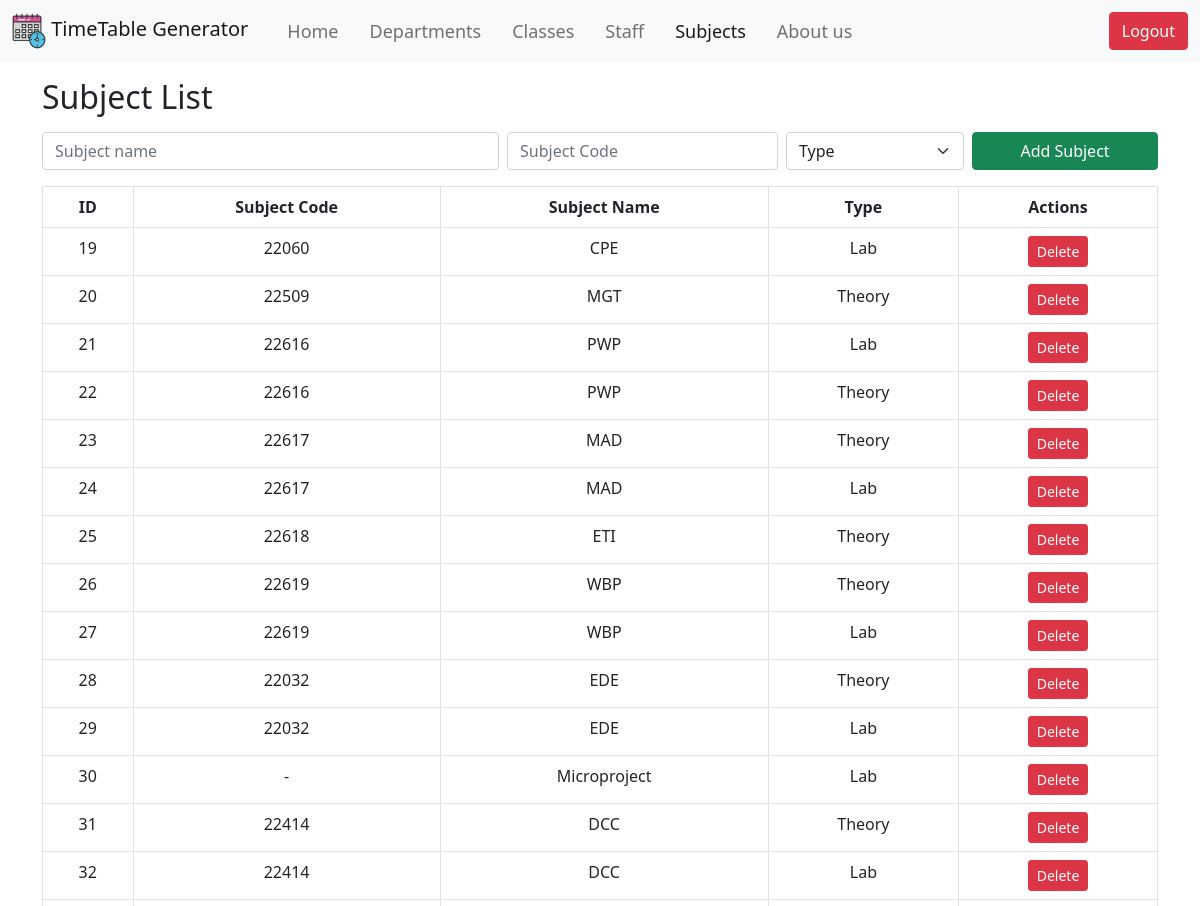
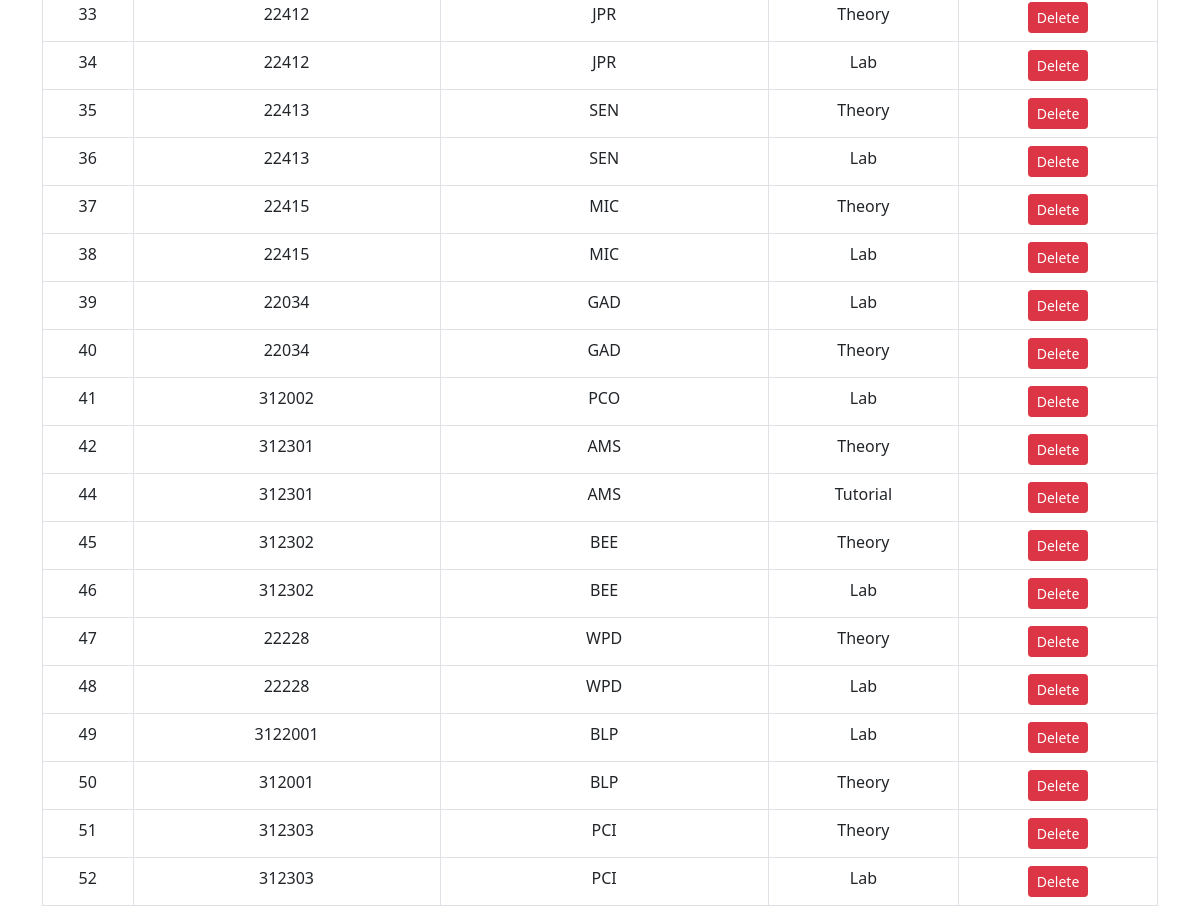
Page /pages/subjects.php (signed in) on the committed database (2 pictures, top to bottom).
### tables this page shows
CREATE TABLE `subjects` (
  `sub_id` int(11) NOT NULL,
  `scode` varchar(20) NOT NULL,
  `sname` varchar(255) DEFAULT NULL,
  `stype` varchar(50) DEFAULT NULL
);

### pages/subjects.php (the view, shortened to what this page needs)
<?php
include('../utils/dbcon.php');
$query = "SELECT * FROM subjects";
$result = mysqli_query($conn, $query);
?>
<!DOCTYPE html>
<html lang="en">
<head>
    <link rel="stylesheet" href="../css/style.css">
    <link href="https://cdn.jsdelivr.net/npm/bootstrap@5.0.2/dist/css/bootstrap.min.css" rel="stylesheet">
</head>
<body>
    <nav class="navbar navbar-expand-lg navbar-light bg-light">
        <div class="container-fluid">
            <a class="navbar-brand" href="../">
                <img src="../Images/logo.webp" width="34" height="36">
                TimeTable Generator</a>
            <div class="collapse navbar-collapse" id="navbarSupportedContent">
                <ul class="navbar-nav me-auto mb-2 mb-lg-0">
                    <li class="nav-item">
                        <a class="nav-link" aria-current="page" href="../">Home</a>
                    </li>
                    <li class="nav-item">
                        <a class="nav-link" href="./department.php">Departments</a>
                    </li>
                    <li class="nav-item">
                        <a class="nav-link" href="./class.php">Classes</a>
                    </li>
                    <li class="nav-item">
                        <a class="nav-link " href="./staff.php">Staff</a>
                    </li>
                    <li class="nav-item">
                        <a class="nav-link active" href="./subjects.php">Subjects</a>
                    </li>
                    <li class="nav-item ">
                        <a class="nav-link" href="./aboutUs.php">About us</a>
                    </li>
                </ul>
            </div>
            <div class="d-flex">
                <a href="./logout.php" class="btn btn-danger" onclick="return confirm('Are you sure you want to logout?')">Logout</a>
            </div>
        </div>
    </nav>
    <div class="container mt-3">
        <div class="head row">
            <h2 class="m-0 col-md-6">Subject List</h2>
        </div>
        <div class="content">
            <form method="post" class="row g-0 my-3">
                <div class="col-md-5 pe-2">
                    <input type="text" class="form-control" name="subjectName" placeholder="Subject name" required>
                </div>
                <div class="col-md-3 pe-2">
                    <input type="text" class="form-control" name="subjectCode" placeholder="Subject Code" required>
                </div>
                <div class="col-md-2 pe-2">
                    <select class="form-select" name="type" required>
                        <option selected disabled>Type</option>
                    </select>
                </div>
                <button type="submit" name="addSubject" class="btn col btn-success col-md-2">Add Subject</button>
            </form>
            <div class="table-responsive">
                <table class="table table-bordered text-center table-hover">
                    <thead>
                        <tr>
                            <th scope="col">ID</th>
                            <th scope="col">Subject Code</th>
                            <th scope="col">Subject Name</th>
                            <th scope="col">Type</th>
                            <th scope="col">Actions</th>
                        </tr>
                    </thead>
                    <tbody>
                        <?php
                        while ($row = mysqli_fetch_assoc($result)) {
                            echo '<tr>';
                            echo '<td scope="row">' . $row['sub_id'] . '</td>';
                            echo '<td scope="row">' . $row['scode'] . '</td>';
                            echo '<td scope="row">' . $row['sname'] . '</td>';
                            echo '<td scope="row">' . $row['stype'] . '</td>';
                            echo '<td>';
                            echo '<button type="button" class="btn btn-danger btn-sm" onclick="deleteSubject(\'' . $row['sub_id'] . '\')">Delete</button>';
                            echo '</td>';
                            echo '</tr>';
                        }
                        ?>
                    </tbody>
                </table>
            </div>
        </div>
    </div>
</body>
</html>

### css/style.css (style rules this page uses)
.navbar li a { margin-left: 15px; font-size: 18px; transition: 0.3s all; }
.navbar { font-size: 90px; }

### rows in the picture
subjects: sub_id "19", scode "22060", sname "CPE", stype "Lab"
subjects: sub_id "20", scode "22509", sname "MGT", stype "Theory"
subjects: sub_id "21", scode "22616", sname "PWP", stype "Lab"
subjects: sub_id "22", scode "22616", sname "PWP", stype "Theory"
subjects: sub_id "23", scode "22617", sname "MAD", stype "Theory"
subjects: sub_id "24", scode "22617", sname "MAD", stype "Lab"
subjects: sub_id "25", scode "22618", sname "ETI", stype "Theory"
subjects: sub_id "26", scode "22619", sname "WBP", stype "Theory"
subjects: sub_id "27", scode "22619", sname "WBP", stype "Lab"
subjects: sub_id "28", scode "22032", sname "EDE", stype "Theory"
subjects: sub_id "29", scode "22032", sname "EDE", stype "Lab"
subjects: sub_id "30", scode "-", sname "Microproject", stype "Lab"
subjects: sub_id "31", scode "22414", sname "DCC", stype "Theory"
subjects: sub_id "32", scode "22414", sname "DCC", stype "Lab"
subjects: sub_id "33", scode "22412", sname "JPR", stype "Theory"
subjects: sub_id "34", scode "22412", sname "JPR", stype "Lab"
subjects: sub_id "35", scode "22413", sname "SEN", stype "Theory"
subjects: sub_id "36", scode "22413", sname "SEN", stype "Lab"
subjects: sub_id "37", scode "22415", sname "MIC", stype "Theory"
subjects: sub_id "38", scode "22415", sname "MIC", stype "Lab"
subjects: sub_id "39", scode "22034", sname "GAD", stype "Lab"
subjects: sub_id "40", scode "22034", sname "GAD", stype "Theory"
subjects: sub_id "41", scode "312002", sname "PCO", stype "Lab"
subjects: sub_id "42", scode "312301", sname "AMS", stype "Theory"
subjects: sub_id "44", scode "312301", sname "AMS", stype "Tutorial"
subjects: sub_id "45", scode "312302", sname "BEE", stype "Theory"
subjects: sub_id "46", scode "312302", sname "BEE", stype "Lab"
subjects: sub_id "47", scode "22228", sname "WPD", stype "Theory"
subjects: sub_id "48", scode "22228", sname "WPD", stype "Lab"
subjects: sub_id "49", scode "3122001", sname "BLP", stype "Lab"
subjects: sub_id "50", scode "312001", sname "BLP", stype "Theory"
subjects: sub_id "51", scode "312303", sname "PCI", stype "Theory"
subjects: sub_id "52", scode "312303", sname "PCI", stype "Lab"
